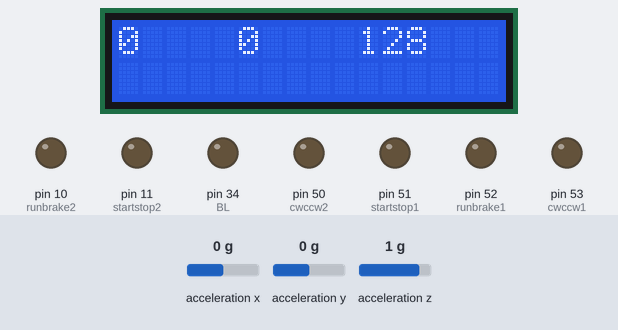
Bench run of a sketch on a simulated Arduino Mega 2560, built with avr-gcc and run on an emulated ATmega2560. Parts: 16×2 character LCD, output pins drawn as LEDs (lit = HIGH). Wiring (inferred from the names in the program): ADXL345 accelerometer at I2C address 0x53; ITG-3200 gyroscope at I2C address 0x68. Inputs (shaded band) come from the test bench; at power-on: acceleration x 0 g, acceleration y 0 g, acceleration z 1 g. What the sketch prints to the serial monitor is not drawn.

Above: at 2.2 s.
2.3 s: acceleration x set to -1.4 g
At 3.3 s:
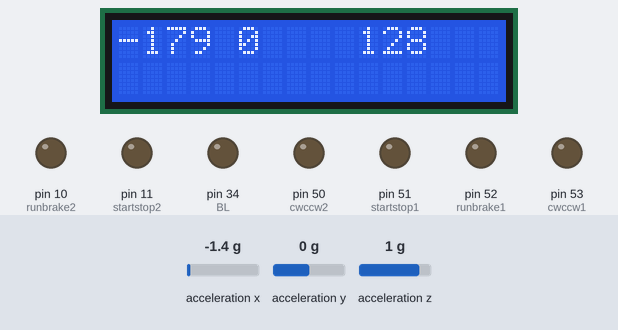
3.8 s: acceleration y set to -1.4 g
At 5.0 s:
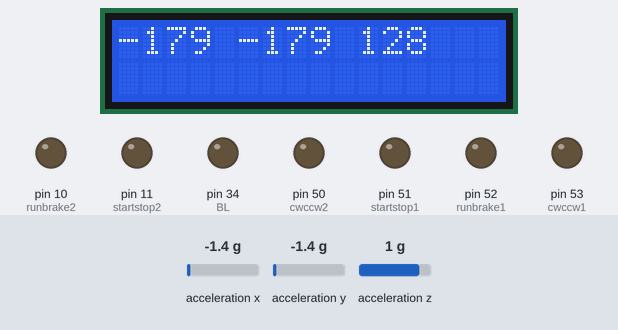
5.3 s: acceleration z set to 0 g
At 6.0 s:
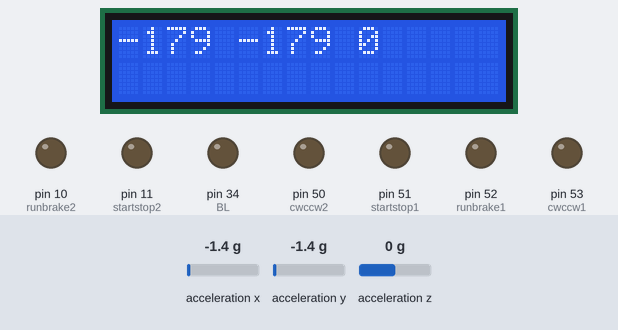
6.8 s: acceleration x set to 0 g
At 7.8 s:
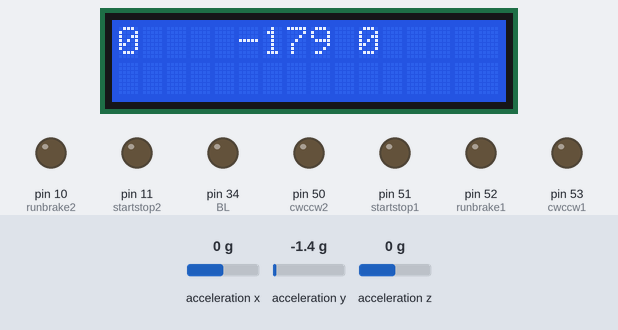
8.3 s: acceleration y set to 0.8 g
At 9.2 s:
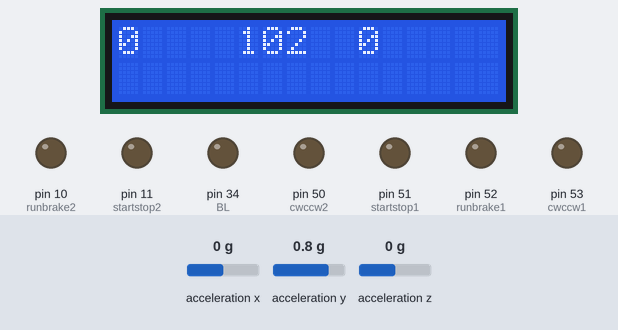
9.8 s: acceleration x set to -0.8 g
At 10.4 s:
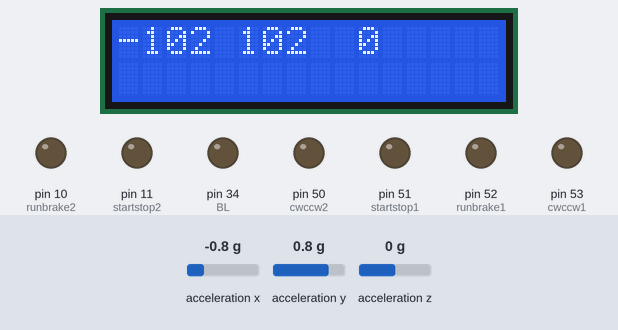
Timing chart, 0 to 12.3 s (numbered marks = the images above; inputs shaded):
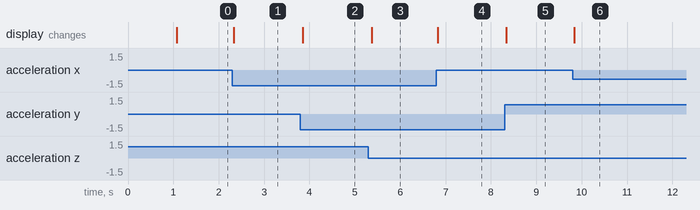

Measured:
- after the input at 2.3 s, the display: changes at once (image 1)
- after the input at 3.8 s, the display: changes after 0.05 s (image 2)
- after the input at 5.3 s, the display: changes after 0.08 s (image 3)
- after the input at 6.8 s, the display: changes at once (image 4)
- after the input at 8.3 s, the display: changes at once (image 5)
- after the input at 9.8 s, the display: changes at once (image 6)

The sketch:

Accelero_and_Gyroscope.ino
```cpp
#include <Wire.h>
#include <LiquidCrystal.h>

#define DEVICE_ADXL345 (0x53) // Device address as specified in data sheet

byte _buff_ADXL345[6];

// initialize the library with the numbers of the interface pins
LiquidCrystal lcd(37, 36, 35, 33, 32, 31, 30);
int BL = 34;
//Porting Driver Motor Vexta
int cwccw1 = 53;
int runbrake1 = 52;
int startstop1 = 51;
int cwccw2 = 50;
int runbrake2 = 10;
int startstop2 = 11;

char POWER_CTL_ADXL345 = 0x2D;	//Power Control Register
char DATA_FORMAT_ADXL345 = 0x31;
char DATAX0_ADXL345 = 0x32;	//X-Axis Data 0
char DATAX1_ADXL345 = 0x33;	//X-Axis Data 1
char DATAY0_ADXL345 = 0x34;	//Y-Axis Data 0
char DATAY1_ADXL345 = 0x35;	//Y-Axis Data 1
char DATAZ0_ADXL345 = 0x36;	//Z-Axis Data 0
char DATAZ1_ADXL345 = 0x37;	//Z-Axis Data 1

// gryo ITG3200
#define GYRO 0x68 // configue address, connect AD0 to GND, address in Binary is 11101000 (this please refer to your schematic of sensor)
#define G_SMPLRT_DIV 0x15
#define G_DLPF_FS 0x16
#define G_INT_CFG 0x17
#define G_PWR_MGM 0x3E

#define G_TO_READ 8 // x,y,z every axis 2 bytes

// for the offest
//int g_offx = 67;
//int g_offy = 5;
//int g_offz = 41;

// for the offest
int g_offx = 0;
int g_offy = 0;
int g_offz = 0;

// for the offest
int a_offx = -30;
int a_offy = -8;
int a_offz = 0;

char str[512];

//initilize gyro
void initGyro()
{
  /*****************************************
   * ITG 3200
   * power managerment setting
   * clock setting = internal clock
   * no reset mode, no sleep mode
   * no standby mode
   * resolution = 125Hz
   * parameter is + / - 2000 degreee/second
   * low pass filter=5HZ
   * no interruption
   ******************************************/
  writeTo(GYRO, G_PWR_MGM, 0x00);
  writeTo(GYRO, G_SMPLRT_DIV, 0x07); // EB, 50, 80, 7F, DE, 23, 20, FF
  writeTo(GYRO, G_DLPF_FS, 0x1E); // +/- 2000 dgrs/sec, 1KHz, 1E, 19
  writeTo(GYRO, G_INT_CFG, 0x00);
}


void getGyroscopeData(int * result)
{
  /**************************************
   * gyro ITG- 3200 I2C
   * registersï¼š
   * temp MSB = 1B, temp LSB = 1C
   * x axis MSB = 1D, x axis LSB = 1E
   * y axis MSB = 1F, y axis LSB = 20
   * z axis MSB = 21, z axis LSB = 22
   *************************************/

  int regAddress = 0x1B;
  int temp, x, y, z;
  byte buff[G_TO_READ];

  readFrom(GYRO, regAddress, G_TO_READ, buff); //read gyro itg3200 data

  result[0] = ((buff[2] << 8) | buff[3]) + g_offx;
  result[1] = ((buff[4] << 8) | buff[5]) + g_offy;
  result[2] = ((buff[6] << 8) | buff[7]) + g_offz;
  result[3] = (buff[0] << 8) | buff[1]; // temperature
}


void setup()
{
  Serial.begin(9600);
  Wire.begin();

  //Put the ADXL345 into +/- 4G range by writing the value 0x01 to the DATA_FORMAT register.
  writeTo_ADXL345(DATA_FORMAT_ADXL345, 0x01);
  //Put the ADXL345 into Measurement Mode by writing 0x08 to the POWER_CTL register.
  writeTo_ADXL345(POWER_CTL_ADXL345, 0x08);

  initGyro();

  pinMode(cwccw1, OUTPUT);
  pinMode(runbrake1, OUTPUT);
  pinMode(startstop1, OUTPUT);
  pinMode(cwccw2, OUTPUT);
  pinMode(runbrake2, OUTPUT);
  pinMode(startstop2, OUTPUT);

  lcd.begin(16, 2);
  // Print a message to the LCD.
  lcd.print("ROBOT SIRKUS labe");
  pinMode(BL, OUTPUT);
  digitalWrite(BL, LOW);   // turn the LED on (HIGH is the voltage level)
  delay(1000);
  lcd.clear();
}

int sp1,sp2,sp;
int a;
int hack;
void loop()
{


 hack= readAccel(); // read the x/y/z tilt


  delay(1);  //(1/1000ms) SETING WAKTU bisa diganti monggoooo.....!!!!!!
}

//------------------------- Accelero -----------------------//
int readAccel() {
  uint8_t howManyBytesToRead_ADXL345 = 6;
  readFrom_ADXL345( DATAX0_ADXL345, howManyBytesToRead_ADXL345, _buff_ADXL345); //read the acceleration data from the ADXL345

  // each axis reading comes in 10 bit resolution, ie 2 bytes.  Least Significat Byte first!!
  // thus we are converting both bytes in to one int
  int x_ADXL345 = (((int)_buff_ADXL345[1]) << 8) | _buff_ADXL345[0];
  int y_ADXL345 = (((int)_buff_ADXL345[3]) << 8) | _buff_ADXL345[2];
  int z_ADXL345 = (((int)_buff_ADXL345[5]) << 8) | _buff_ADXL345[4];

  Serial.print("x_A: ");
  Serial.print( x_ADXL345 );

  Serial.print(" y_A: ");
  Serial.print( y_ADXL345 );

  Serial.print(" z_A: ");
  Serial.println( z_ADXL345 );

  lcd.setCursor(0,0);
  lcd.print("        ");
  lcd.setCursor(0,0);
  lcd.print(x_ADXL345);

  lcd.setCursor(5,0);
  lcd.print("        ");
  lcd.setCursor(5,0);
  lcd.print(y_ADXL345);

  lcd.setCursor(10,0);
  lcd.print("        ");
  lcd.setCursor(10,0);
  lcd.print(z_ADXL345);

  return x_ADXL345;

}

void writeTo_ADXL345(byte address_ADXL345, byte val_ADXL345) {
  Wire.beginTransmission(DEVICE_ADXL345); // start transmission to device
  Wire.write(address_ADXL345);             // send register address
  Wire.write(val_ADXL345);                 // send value to write
  Wire.endTransmission();         // end transmission
}

// Reads num bytes starting from address register on device in to _buff array
void readFrom_ADXL345(byte address_ADXL345, int num_ADXL345, byte _buff_ADXL345[]) {
  Wire.beginTransmission(DEVICE_ADXL345); // start transmission to device
  Wire.write(address_ADXL345);             // sends address to read from
  Wire.endTransmission();         // end transmission

  Wire.beginTransmission(DEVICE_ADXL345); // start transmission to device
  Wire.requestFrom(DEVICE_ADXL345, num_ADXL345);    // request 6 bytes from device

  int i_ADXL345 = 0;
  while(Wire.available())         // device may send less than requested (abnormal)
  {
    _buff_ADXL345[i_ADXL345] = Wire.read();    // receive a byte
    i_ADXL345++;
  }
  Wire.endTransmission();         // end transmission
}
//----------------------- Gyroscope ------------------------------//
//---------------- function
//write val into the address register of accelerometer
void writeTo(int DEVICE, byte address, byte val) {
  Wire.beginTransmission(DEVICE); //send to sensor
  Wire.write(address);        // send register address
  Wire.write(val);        // send the value which needed to write
  Wire.endTransmission(); //end transmission
}


//read data from the buffer array of address registers in the accelerometer sensor
void readFrom(int DEVICE, byte address, int num, byte buff[]) {
  Wire.beginTransmission(DEVICE); //start to send to accelerometer sensor
  Wire.write(address);        //send address which are read
  Wire.endTransmission(); //end transmission

  Wire.beginTransmission(DEVICE); //start to send to ACC
  Wire.requestFrom(DEVICE, num);    // require sending 6 bytes data from accelerometer sensor

  int i = 0;
  while(Wire.available())    //Error when the return value is smaller than required value
  {
    buff[i] = Wire.read(); // receive data
    i++;
  }
  Wire.endTransmission(); //end transmission
}
//-------------- Function ----------------------//
//----- Robot Berhenti --------//
void berhenti(int L, int R){
  speed_control(L,R);
  digitalWrite(cwccw1, HIGH);
  digitalWrite(runbrake1, HIGH);
  digitalWrite(startstop1, LOW);
  digitalWrite(cwccw2, LOW);
  digitalWrite(runbrake2, HIGH);
  digitalWrite(startstop2, LOW);
}
//----- Robot Maju --------//
void maju(int L, int R){
  speed_control(L,R);
  digitalWrite(cwccw1, HIGH);
  digitalWrite(runbrake1, HIGH);
  digitalWrite(startstop1, HIGH);
  digitalWrite(cwccw2, LOW);
  digitalWrite(runbrake2, HIGH);
  digitalWrite(startstop2, HIGH);
}
//----- Robot Mundur --------//
void mundur(int L, int R){
  speed_control(L,R);
  digitalWrite(cwccw1, LOW);
  digitalWrite(runbrake1, HIGH);
  digitalWrite(startstop1, HIGH);
  digitalWrite(cwccw2, HIGH);
  digitalWrite(runbrake2, HIGH);
  digitalWrite(startstop2, HIGH);
}
//----- Robot Kanan --------//
void kanan(int L, int R){
  speed_control(L,R);
  digitalWrite(cwccw1, LOW);
  digitalWrite(runbrake1, HIGH);
  digitalWrite(startstop1, HIGH);
  digitalWrite(cwccw2, LOW);
  digitalWrite(runbrake2, HIGH);
  digitalWrite(startstop2, HIGH);
}
//----- Robot Kiri --------//
void kiri(int L, int R){
  speed_control(L,R);
  digitalWrite(cwccw1, HIGH);
  digitalWrite(runbrake1, HIGH);
  digitalWrite(startstop1, HIGH);
  digitalWrite(cwccw2, HIGH);
  digitalWrite(runbrake2, HIGH);
  digitalWrite(startstop2, HIGH);
}

void speed_control(int left, int right){
  Wire.beginTransmission(0b1100000);
  Wire.write(64);                        // cmd to update the DAC
  Wire.write(left >> 4);                 // the 8 most significant bits...
  Wire.write((left & 15) << 4);          // the 4 least significant bits...
  Wire.endTransmission();
    //---------- Speed Control R--------//
  Wire.beginTransmission(0b1100001);
  Wire.write(64);                        // cmd to update the DAC
  Wire.write(right >> 4);                // the 8 most significant bits...
  Wire.write((right & 15) << 4);         // the 4 least significant bits...
  Wire.endTransmission();
}
```
